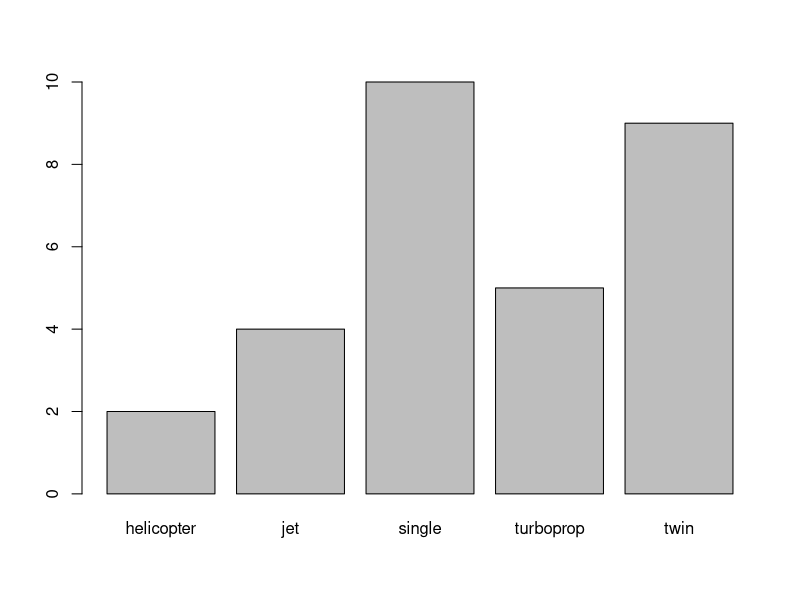
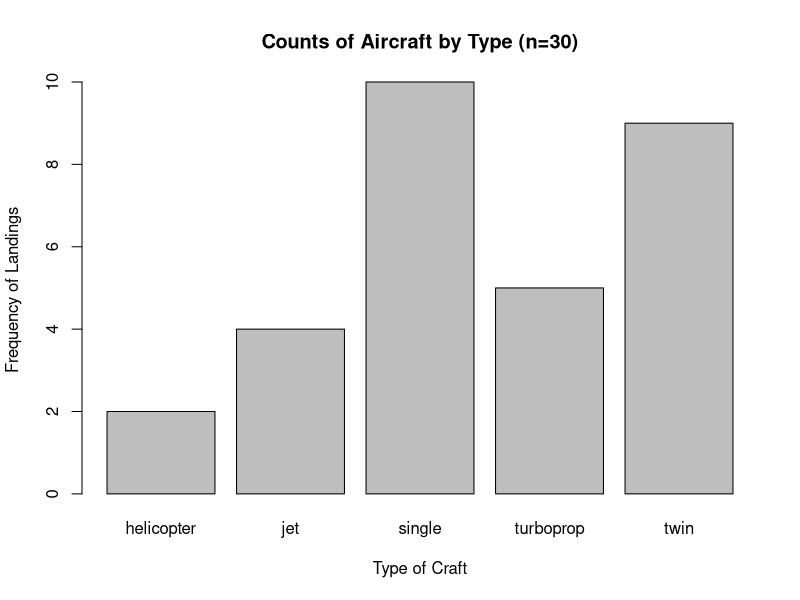
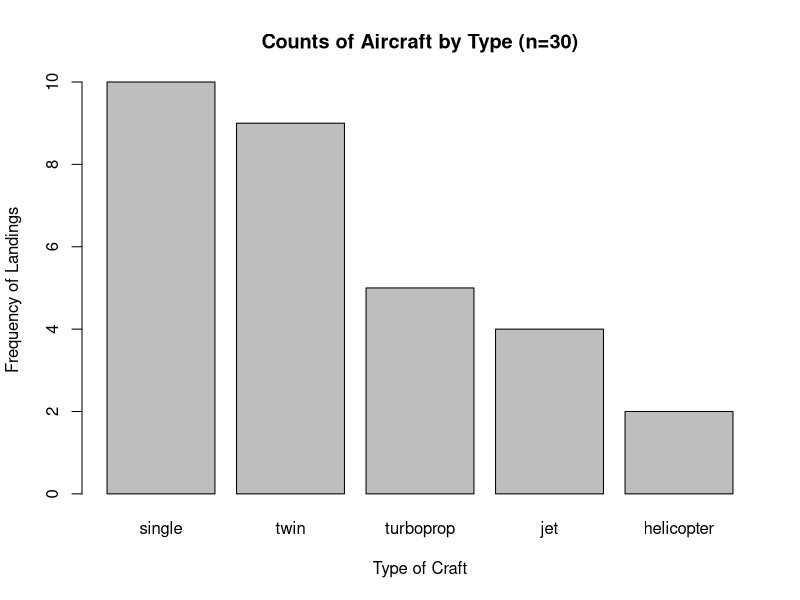
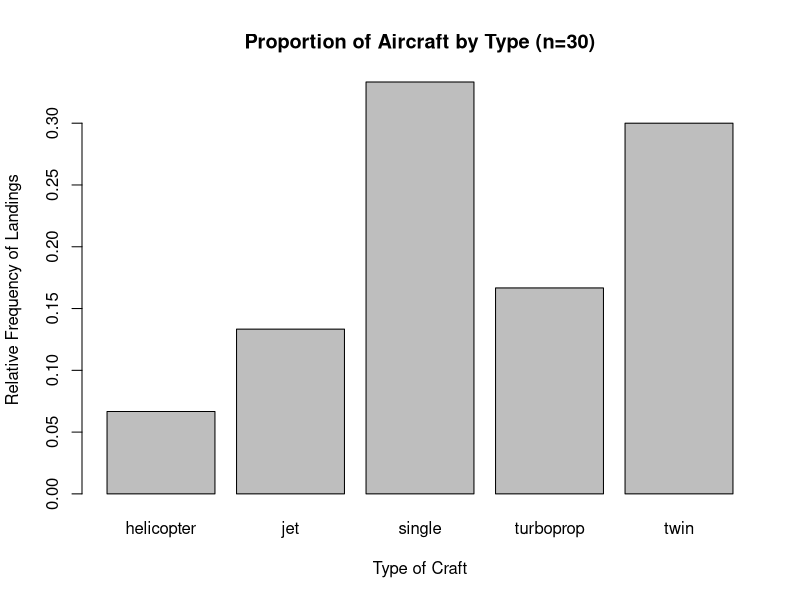
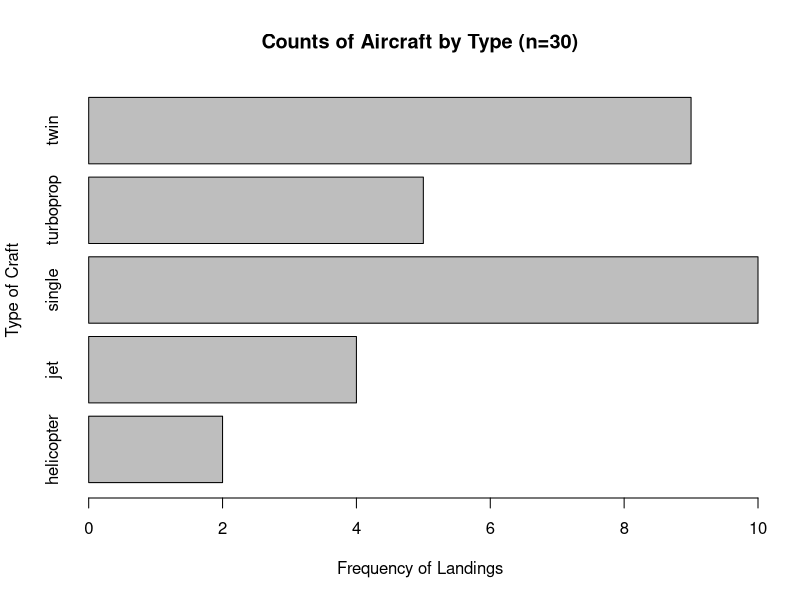
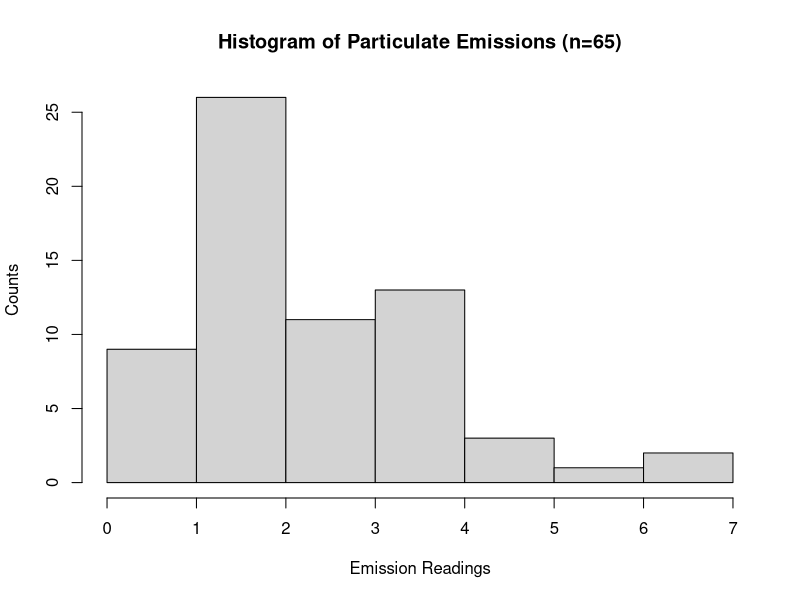
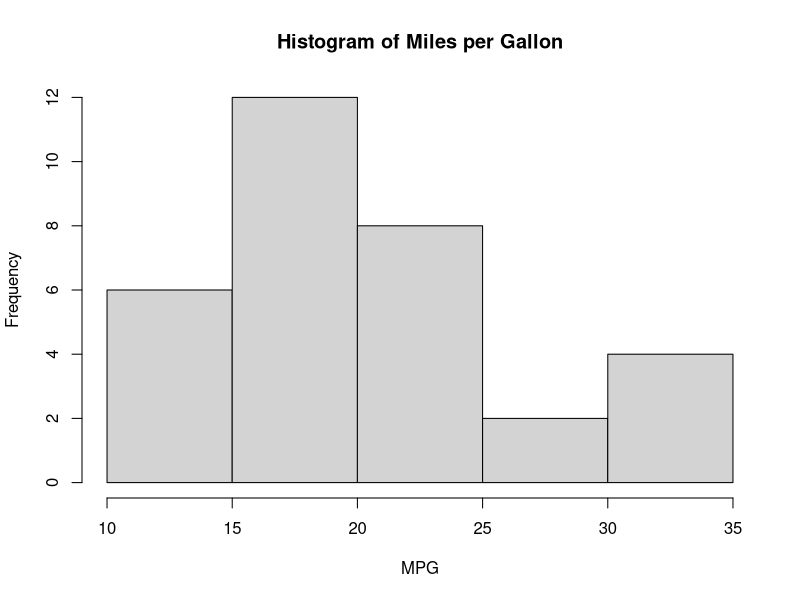
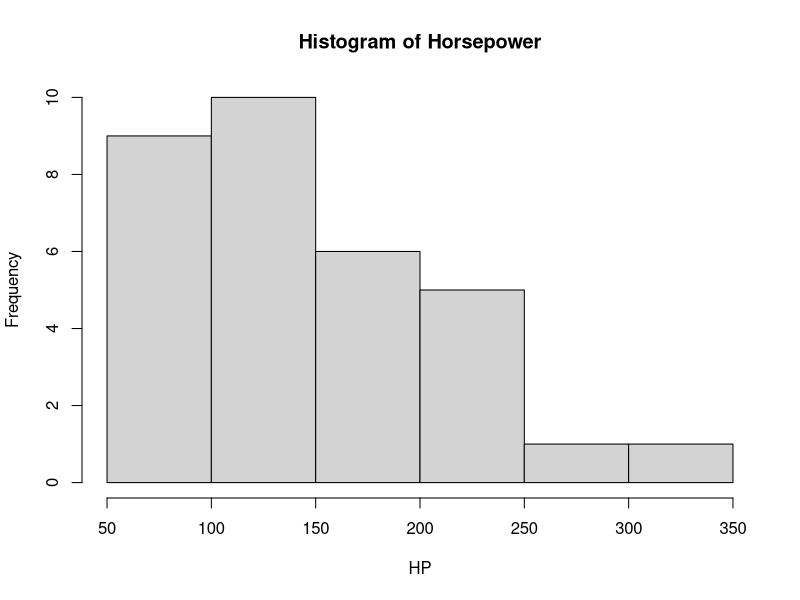

Here is the R script that generated these plots, in order:
### CHAPTER 02 METHODS #########################################################

# Note about ggplot2: the package ggplot2 is amazing for creating graphs.  
# We don't have time to cover that in this course, so we'll stick with simple 
# methods in base R.

### 2.1 - Graphs for Qualitative / Categorical Data ############################

# Use table() to find categorical frequencies: 

# Example: 10 people voted on the best day to have a weekly meeting: 

days <- c("MON", "TUE", "MON", "WED", "WED", "FRI", "THUR", "MON", "MON", "TUE")

# Use length() to find the sample size:
length(days)

# Find the frequency per category: 
table(days)

# Find the relative frequency per category: 
table(days)/length(days)

##########################################

# Aircraft example:

aircraft <- c("twin", "turboprop", "jet", "helicopter", "jet", "single", "jet", 
              "single", "single", "twin", "helicopter", "jet", "single", "single", 
              "twin", "turboprop", "turboprop", "twin", "single", "single", 
              "twin", "turboprop", "twin", "twin", "twin", "single", "single",
              "turboprop", "single", "twin")

length(aircraft) # n = 30 

table(aircraft) # frequencies 

table(aircraft)/length(aircraft) # relative frequencies 

round(table(aircraft)/length(aircraft), digits = 4) # round values to 4 places

# How to make a bar graph:

barplot(table(aircraft)) 

barplot(table(aircraft), 
        main = "Counts of Aircraft by Type (n=30)", 
        xlab = "Type of Craft", 
        ylab = "Frequency of Landings")

# How to make a Pareto bar graph: 

barplot(sort(table(aircraft), 
        decreasing = TRUE),
        main = "Counts of Aircraft by Type (n=30)", 
        xlab = "Type of Craft",
        ylab = "Frequency of Landings")

# How to make a relative frequency bar graph: 

barplot(table(aircraft)/length(aircraft),
        main = "Proportion of Aircraft by Type (n=30)", 
        xlab = "Type of Craft",
        ylab = "Relative Frequency of Landings")

# How to make a horizontal bar chart: DON'T FORGET TO SWITCH AXES LABELS! 

barplot(table(aircraft), 
        horiz = TRUE,
        main = "Counts of Aircraft by Type (n=30)", 
        xlab =  "Frequency of Landings",
        ylab = "Type of Craft")

##########################################

# Importing data from ALEKS: 

#1. In the ALEKS problem, click "send data to Excel." 
#2. Open and save the file with a logical name, like "ch2hw_prob5.csv".  
#3. Make sure you save it as a .csv file! 
#4. For Mac users, you might have to convert the file from "Numbers" to "Excel". 
#5. Open R Studio and click "Import Dataset"; Choose "from text (readr)". 
#6. Browse for the file you just saved.
#7. Before importing, look at the PREVIEW to make sure it looks right. 
#8. Import your file and now you can use it in R.  

### 2.2 - Frequency Distributions and Histograms ###############################

# Particulate Emissions

p <- c(1.5, 1.48, 1.4, 3.12, 0.25, 0.87, 1.06, 1.37, 2.37, 0.53, 1.12, 1.11, 
       1.81, 2.12, 3.36, 1.25, 2.15, 1.14, 2.68, 3.47, 3.46, 0.86, 1.63, 1.17, 
       2.74, 1.11, 1.81, 3.67, 3.34, 1.88, 1.12, 1.47, 0.55, 3.79, 5.94, 0.88,
       1.24, 2.67, 1.28, 4.24, 1.29, 1.63, 2.63, 2.1, 3.52, 0.94, 2.14, 3.03, 
       6.55, 3.59, 0.64, 6.64, 1.23, 1.18, 3.1, 1.31, 4.04, 1.04, 3.06, 3.33, 
       2.49, 2.48, 1.63, 0.48, 4.58)

sort(p) # Put values in ascending order; find counts per class. 

range(p)

length(p) # n = 65

# Square brackets are used for sub-setting: data[row, column]. 

# Class 1: 0.00 - 0.99 = 9 values 
length(p[p >= 0 & p <= 0.99]) # counts the number of items >= 0 and <= 0.99 

# Repeat for each class: 
length(p[p >= 1 & p <= 1.99])
length(p[p >= 2 & p <= 2.99])
length(p[p >= 3 & p <= 3.99])
length(p[p >= 4 & p <= 4.99])
length(p[p >= 5 & p <= 5.99])
length(p[p >= 6 & p <= 6.99])

# relative frequencies: 
round(length(p[p >= 0 & p <= 0.99])/length(p), digits = 4) 
round(length(p[p >= 1 & p <= 1.99])/length(p), digits = 4)
round(length(p[p >= 2 & p <= 2.99])/length(p), digits = 4)
round(length(p[p >= 3 & p <= 3.99])/length(p), digits = 4)
round(length(p[p >= 4 & p <= 4.99])/length(p), digits = 4)
round(length(p[p >= 5 & p <= 5.99])/length(p), digits = 4)
round(length(p[p >= 6 & p <= 6.99])/length(p), digits = 4)

# How to make a histogram:

hist(p, 
     main = "Histogram of Particulate Emissions (n=65)",
     xlab = "Emission Readings", 
     ylab = "Counts", 
     breaks = c(0, 1, 2, 3, 4, 5, 6, 7)) 

# https://www.rdocumentation.org/packages/graphics/versions/3.6.2/topics/hist


##################################

### How to use data sets that are built into R Studio ##########################

data(mtcars)

# This data set is called "mtcars" and by using the data() function, we can load
# it into our working environment. 

View(mtcars)

# View() lets us see the data set. 

# Remember to use the $ symbol to specify one variable from a data set. 

hist(mtcars$mpg, 
     main = "Histogram of Miles per Gallon",
     xlab = "MPG")

hist(mtcars$hp, 
     main = "Histogram of Horsepower",
     xlab = "HP")

